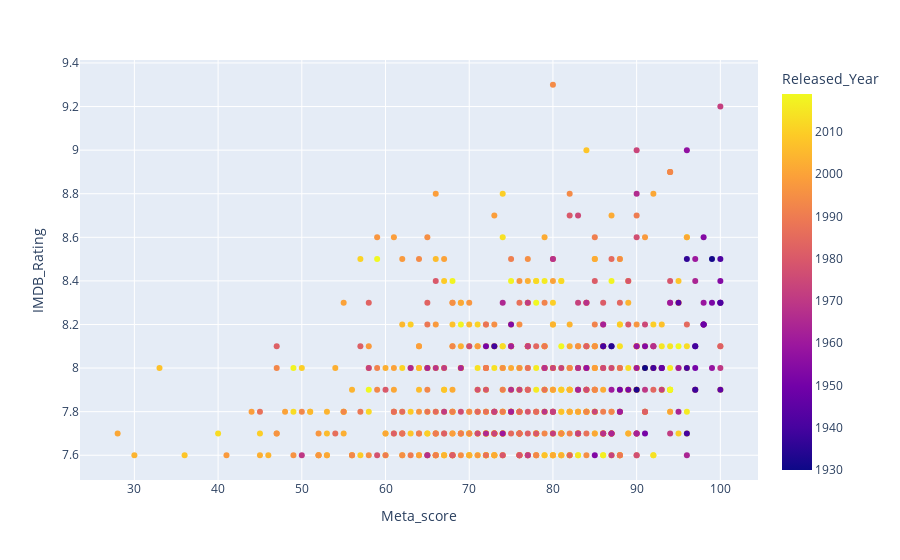

The notebook cell this image was saved under:
### Code cell
px.scatter(new_movie,x='Meta_score',y='IMDB_Rating',color='Released_Year')

### Figure 1 — Plotly figure (JSON) as saved in the notebook; plotly's stock layout.template omitted (floating-point values rounded to 4 significant figures; data arrays with more than 128 entries replaced by an {"elided": "..."} marker saying what was removed)
{"data": [{"hovertemplate": "Meta_score=%{x}<br>IMDB_Rating=%{y}<br>Released_Year=%{marker.color}<extra></extra>", "legendgroup": "", "marker": {"color": {"elided": "713 int values"}, "coloraxis": "coloraxis", "symbol": "circle"}, "mode": "markers", "name": "", "orientation": "v", "showlegend": false, "type": "scatter", "x": {"elided": "713 int values"}, "xaxis": "x", "y": {"elided": "713 float values"}, "yaxis": "y"}], "layout": {"coloraxis": {"colorbar": {"title": {"text": "Released_Year"}}, "colorscale": [[0, "#0d0887"], [0.1111, "#46039f"], [0.2222, "#7201a8"], [0.3333, "#9c179e"], [0.4444, "#bd3786"], [0.5556, "#d8576b"], [0.6667, "#ed7953"], [0.7778, "#fb9f3a"], [0.8889, "#fdca26"], [1, "#f0f921"]]}, "legend": {"tracegroupgap": 0}, "margin": {"t": 60}, "xaxis": {"anchor": "y", "domain": [0, 1], "title": {"text": "Meta_score"}}, "yaxis": {"anchor": "x", "domain": [0, 1], "title": {"text": "IMDB_Rating"}}}}
